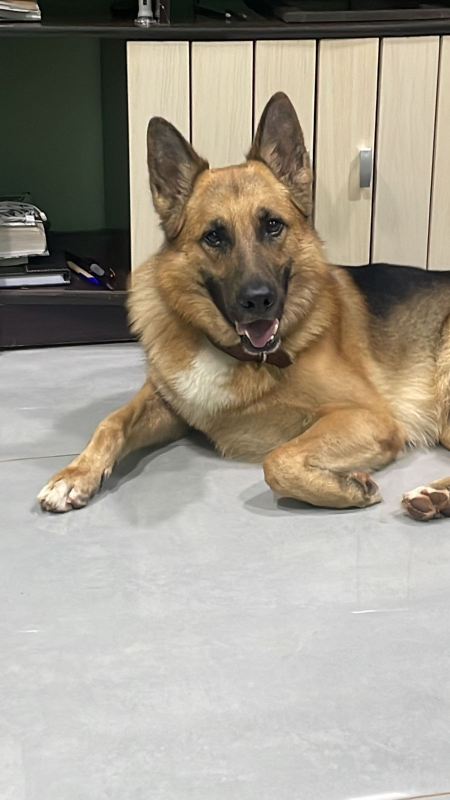
#> input picture MISSÃO2/ATIVIDADE 2/jordan.jpg, 900 x 1600 px, found by its file name (shown at 1/2 size); its folder holds only this picture in this run
$ python 'import cv2.py'
#> lines starting #> are read from the running program, lines starting #| are printed output that depends on the picture
import cv2
import os


caminho_base = os.path.expanduser("~/OneDrive/Documentos/ATIVIDADE 2")


nome_arquivo = input(" o nome do arquivo da imagem, 'imagem.jpg'): ")
#> the answer given: jordan.jpg

caminho_imagem = os.path.join(caminho_base, nome_arquivo)

image = cv2.imread(caminho_imagem)
#> image is the input picture: shape (1600, 900, 3); mean B, G, R 141.5, 154.6, 161.7

image = cv2.resize(image, (900, 1600))


print(f"Dimensões da imagem redimensionada: {image.shape}")
#| Dimensões da imagem redimensionada: (1600, 900, 3)


cv2.imshow("Imagem Redimensionada", image)


gray_image = cv2.cvtColor(image, cv2.COLOR_BGR2GRAY)
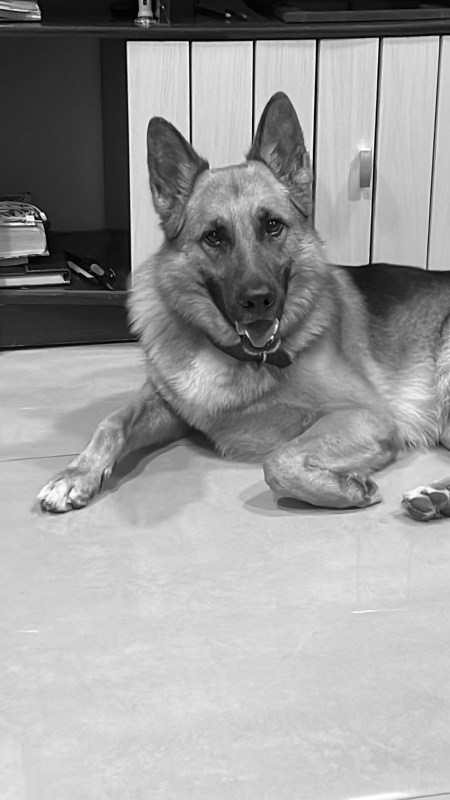
#> gray_image: shape (1600, 900) (shown at 1/2 size); min 0, max 255, mean 155.3


print(f"Dimensões da imagem em escala de cinza: {gray_image.shape}")
#| Dimensões da imagem em escala de cinza: (1600, 900)


cv2.imshow("Imagem em Escala de Cinza", gray_image)


hsv_image = cv2.cvtColor(image, cv2.COLOR_BGR2HSV)
#> hsv_image: shape (1600, 900, 3); mean H, S, V 26.1, 41.9, 162.7


cv2.imshow("Imagem HSV", hsv_image)


cv2.waitKey(0)
cv2.destroyAllWindows()
